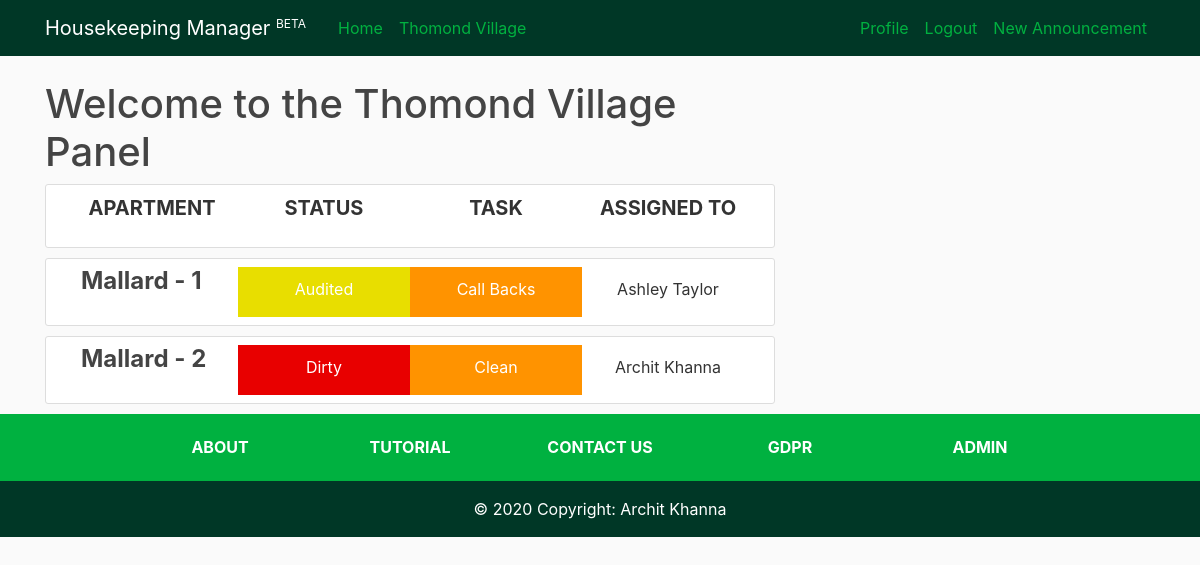
The app's page /villagepanel/ (signed in) with its own data.
### HKmanager/models.py (models this page shows, shortened)
class apartment(models.Model):
    number = models.IntegerField(unique=True, null=False, blank=False)
    rooms = models.ForeignKey(numberOfRooms, on_delete=models.DO_NOTHING, null=False, blank=False, default=0)
    block = models.ForeignKey(block, on_delete=models.DO_NOTHING, null=False, blank=False)
    status = models.ForeignKey(status, on_delete=models.DO_NOTHING, null=False, blank=False)
    task = models.ForeignKey(task, on_delete=models.DO_NOTHING, null=False, blank=False)
    assignee = models.ForeignKey(User, on_delete=models.DO_NOTHING)

class block(models.Model):
    name = models.CharField(max_length=50, null=False, blank=False)
    def __str__(self):
        return self.name

class status(models.Model):
    name = models.CharField(max_length=50, null=False, blank=False)
    def __str__(self):
        return self.name

class task(models.Model):
    name = models.CharField(max_length=50, null=False, blank=False)
    def __str__(self):
        return self.name

### HKmanager/views.py (the view)
# urls.py: path('villagepanel/', ApartmentListView.as_view(), name='hk-villagepanel'),
class ApartmentListView(LoginRequiredMixin, ListView):
    model = apartment
    template_name = 'HKmanager/villagepanel.html'
    context_object_name = 'apartment'
    paginate_by = 10

### HKmanager/templates/HKmanager/villagepanel.html (shortened to what this page needs)
{% extends "HKmanager/base.html" %}
{% block content %}
  <h1>Welcome to the Thomond Village Panel</h1>
  <article class="media content-section">
    <div class="container">
      <div class="row">
        <div class="col-sm-3" style="text-align: center;">
          <p class="apartment-header">APARTMENT</p>
        </div>
        <div class="col-sm-3" style="text-align: center;">
          <p class="apartment-header">STATUS</p>
        </div>
        <div class="col-sm-3" style="text-align: center;">
          <p class="apartment-header">TASK<p>
        </div>
        <div class="col-sm-3" style="text-align: center;">
          <p class="apartment-header">ASSIGNED TO</p>
        </div>
      </div>
    </div>
  </article>
  {% for apt in apartment %}
    <article class="media content-section">
      <div class="container">
        <div class="row">
          <div class="col-sm-3">
            <h4><a class="article-title aligner-center" href="{% url 'hk-Apartment' apt.id %}">{{ apt.block }} - {{ apt.number }}</a></h4>
          </div>
          <div id="status {{apt.number}}" class="col-sm-3 text-white">
            <p class="article-content aligner-center">{{ apt.status }}</p>
          </div>
          <div id="task {{apt.number}}" class="col-sm-3 text-white">
            <p class="article-content aligner-center">{{ apt.task }}</p>
          </div>
          <div class="col-sm-3">
            <p class="article-content aligner-center">{{ apt.assignee.first_name }} {{ apt.assignee.last_name }}</p>
          </div>
        </div>
      </div>
    </article>
  {% endfor %}
{% endblock content %}

### HKmanager/static/HKmanager/main.css (style rules this page uses)
body { background: #fafafa; color: #333333; margin-top: 5rem; height: 100%; }
h1, h2, h3, h4, h5, h6 { color: #444444; }
a { color: black; }
div { vertical-align: middle; }
.content-section { background: #ffffff; padding: 8px 20px; vertical-align: middle; line-height: inherit; border: 1px solid #dddddd; border-radius: 3px; margin-bottom: 10px; }
.article-title { color: #444444; font-weight: bold; }
.article-content { white-space: pre-line; }
.aligner-center { padding-top: 10px; text-align: center; }
.apartment-header { font-weight: bold; font-size: 20px; }
.text-white { color: white; }
.colorsetter-ashleygreen { background: #e8de00; }
.colorsetter-ashleyred { background: #e80000; }
.colorsetter-ashleyorange { background: #ff9300; }

### records on screen
apartment: block "Mallard", number "1", status "Audited", task "Call Backs", assignee.first_name "Ashley", assignee.last_name "Taylor"
apartment: block "Mallard", number "2", status "Dirty", task "Clean", assignee.first_name "Archit", assignee.last_name "Khanna"
